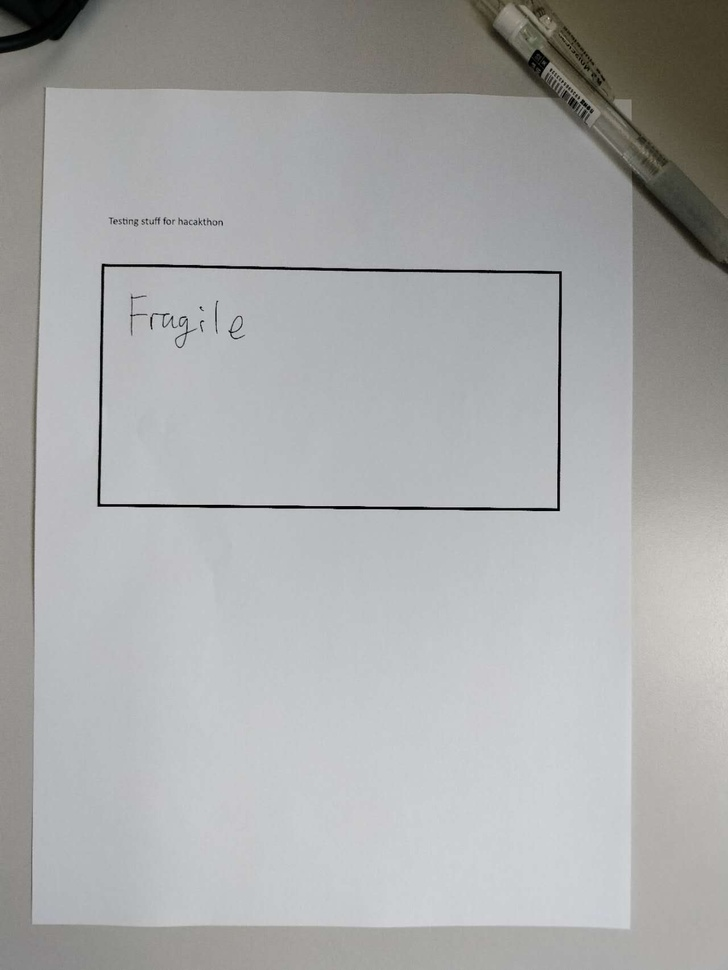
#> input picture test-img.jpg, 728 x 970 px, shrunk from 1280 x 1706 before the run
$ python test3.py
#> lines starting #> are read from the running program, lines starting #| are printed output that depends on the picture; after the words box and inside, x2 and y2 are one past the last pixel; in counts of white or black regions, pixels touching at a corner belong together
import cv2
import numpy as np
import matplotlib.pyplot as plt

# Load the image
image_path = './test-img.jpg'  # Replace with the path to your image
image = cv2.imread(image_path)
#> image is the input picture: shape (970, 728, 3); mean B, G, R 169.7, 169.5, 168.5
image_gray = cv2.cvtColor(image, cv2.COLOR_BGR2GRAY)

# Apply edge detection to find contours
edges = cv2.Canny(image_gray, 50, 150, apertureSize=3)
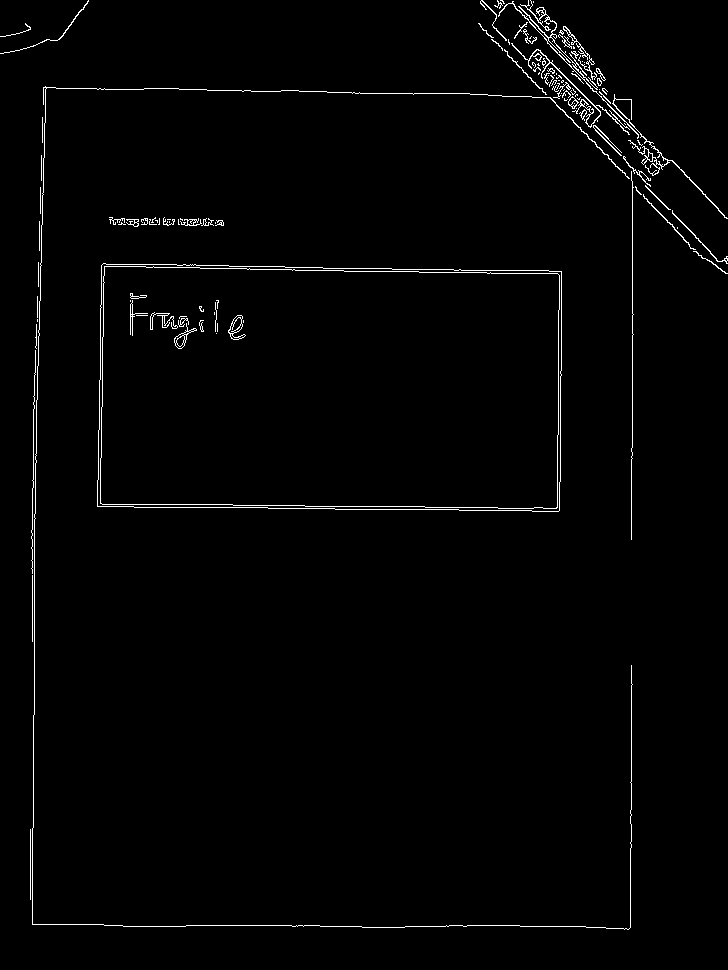
#> edges: shape (970, 728); 1.5% white in thin lines or dots

# Find contours
contours, _ = cv2.findContours(edges, cv2.RETR_EXTERNAL, cv2.CHAIN_APPROX_SIMPLE)
#> contours = 99 contours, 79 with area under 20; largest, box (x1, y1, x2, y2) and area: (97, 263, 562, 512) 111151, (498, 0, 639, 139) 522, (612, 94, 728, 219) 185, (511, 43, 630, 135) 182, (563, 26, 597, 80) 120

# Initialize variables for storing corners
box_corners = None

# Filter contours to find the rectangular box
for contour in contours:
    epsilon = 0.02 * cv2.arcLength(contour, True)
    approx = cv2.approxPolyDP(contour, epsilon, True)

    # Look for a rectangle (4 vertices)
    if len(approx) == 4:
        box_corners = approx
        break
#> this loop made 7 passes
#> (epsilon, box_corners) on pass 7: (28.34, [[101, 265], [97, 506], [559, 510], [561, 271]])
#> (epsilon, approx) on passes 1 to 6: (2.8, [[30, 829], [30, 899]]), (2.64, [[32, 575], [32, 641]]), (9.27, [[35, 350], [32, 573]]), (1.01, [[36, 324], [36, 348]]), (0.08, [[37, 319], [37, 321]]), (0.84, [[37, 296], [37, 317]])

# Draw the corners on the image for visualization
if box_corners is not None:
    print("corners: ")
    for corner in box_corners:
        cv2.circle(image, tuple(corner[0]), 10, (0, 255, 0), -1)
        print(corner)
#> this loop made 4 passes
#> corner on passes 1 to 4: [[101, 265]], [[97, 506]], [[559, 510]], [[561, 271]]
#| [[101 265]]
#| [[ 97 506]]
#| [[559 510]]
#| [[561 271]]
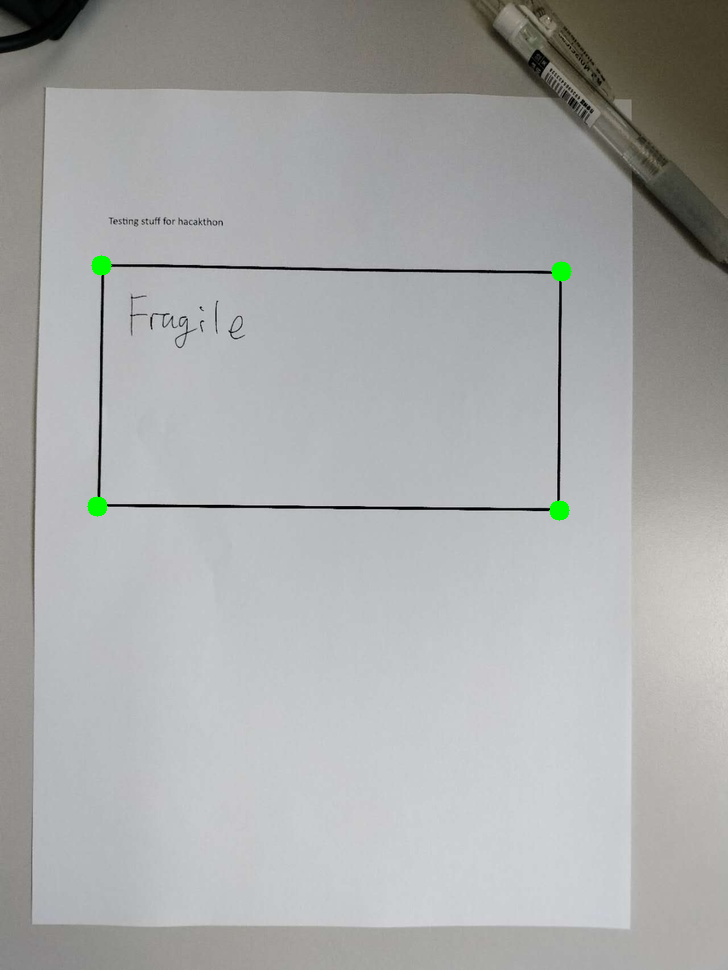
#> image: shape (970, 728, 3); 0.18% of pixels changed, all inside (x1, y1, x2, y2) = (87, 255, 572, 521)

    # Display the image with corners
    plt.imshow(cv2.cvtColor(image, cv2.COLOR_BGR2RGB))
    plt.axis('off')
    plt.show()

    # Print the coordinates of the corners
    box_corners_list = [tuple(corner[0]) for corner in box_corners]
#> box_corners_list = [(101, 265), (97, 506), (559, 510), (561, 271)]
    print("Corners of the box:", box_corners_list)
#| Corners of the box: [(101, 265), (97, 506), (559, 510), (561, 271)]
else:
    print("Box not detected.")
